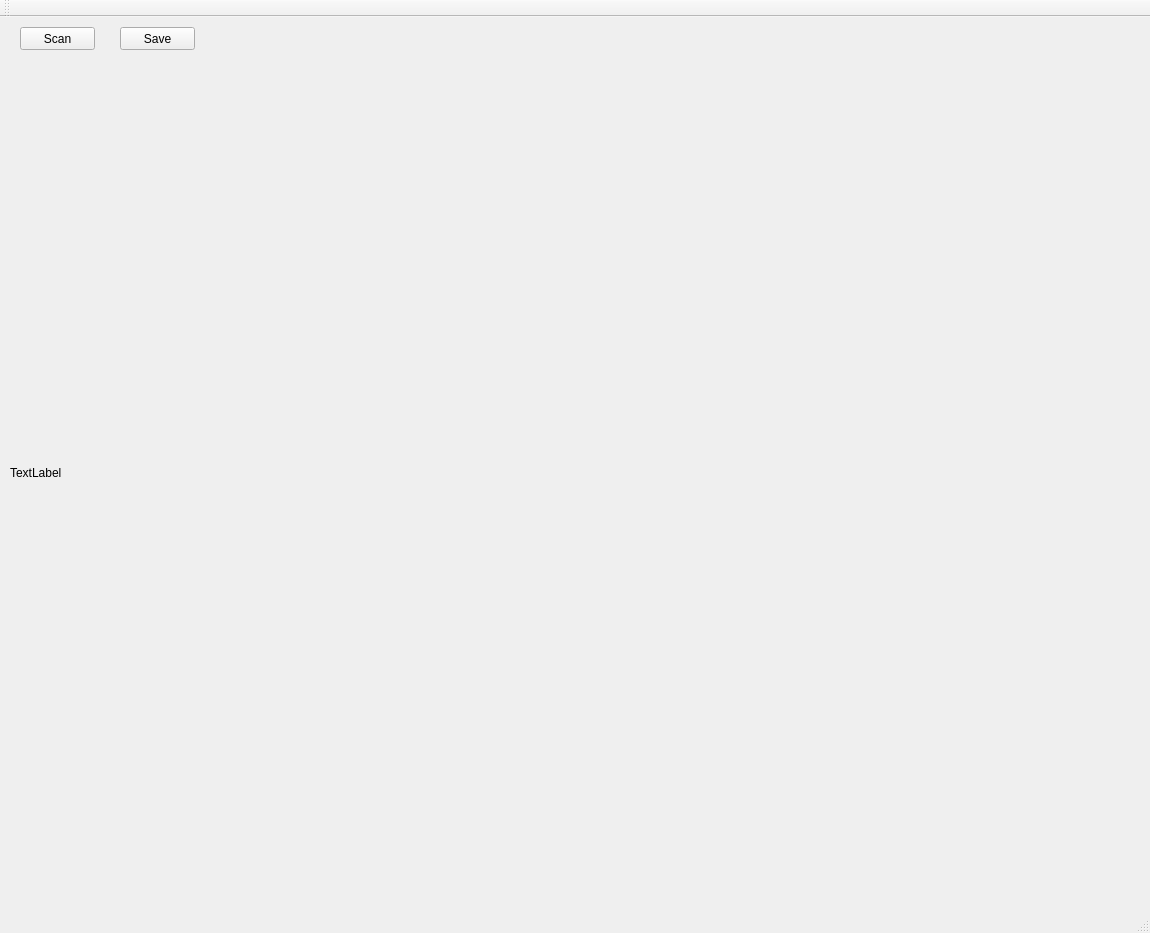
<?xml version="1.0" encoding="UTF-8"?>
<ui version="4.0">
 <class>MainWindow</class>
 <widget class="QMainWindow" name="MainWindow">
  <property name="geometry">
   <rect>
    <x>0</x>
    <y>0</y>
    <width>1150</width>
    <height>933</height>
   </rect>
  </property>
  <property name="windowTitle">
   <string>MainWindow</string>
  </property>
  <widget class="QWidget" name="centralWidget">
   <widget class="QLabel" name="label">
    <property name="geometry">
     <rect>
      <x>10</x>
      <y>50</y>
      <width>1121</width>
      <height>811</height>
     </rect>
    </property>
    <property name="text">
     <string>TextLabel</string>
    </property>
   </widget>
   <widget class="QPushButton" name="Scan">
    <property name="geometry">
     <rect>
      <x>20</x>
      <y>10</y>
      <width>75</width>
      <height>23</height>
     </rect>
    </property>
    <property name="text">
     <string>Scan</string>
    </property>
   </widget>
   <widget class="QPushButton" name="save">
    <property name="geometry">
     <rect>
      <x>120</x>
      <y>10</y>
      <width>75</width>
      <height>23</height>
     </rect>
    </property>
    <property name="text">
     <string>Save</string>
    </property>
   </widget>
  </widget>
  <widget class="QMenuBar" name="menuBar">
   <property name="geometry">
    <rect>
     <x>0</x>
     <y>0</y>
     <width>1150</width>
     <height>21</height>
    </rect>
   </property>
  </widget>
  <widget class="QToolBar" name="mainToolBar">
   <attribute name="toolBarArea">
    <enum>TopToolBarArea</enum>
   </attribute>
   <attribute name="toolBarBreak">
    <bool>false</bool>
   </attribute>
  </widget>
  <widget class="QStatusBar" name="statusBar"/>
 </widget>
 <layoutdefault spacing="6" margin="11"/>
 <resources/>
 <connections/>
</ui>
